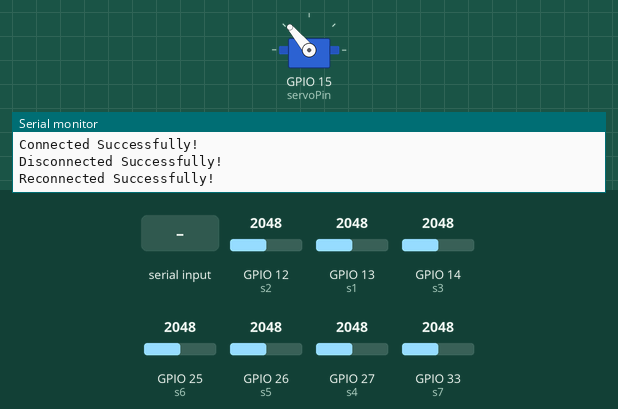
This sketch was run on a simulated ESP32. Shown: servo, the last lines printed to the serial monitor. The test bench sets the inputs (shaded band); at power-on: GPIO 12 (s2) = 2048, GPIO 13 (s1) = 2048, GPIO 14 (s3) = 2048, GPIO 25 (s6) = 2048, GPIO 26 (s5) = 2048, GPIO 27 (s4) = 2048, GPIO 33 (s7) = 2048. Nothing arrives over Bluetooth unless stated.

Above: at 1.2 s.
1.3 s: "1\n" received over the second serial link
At 2.0 s:
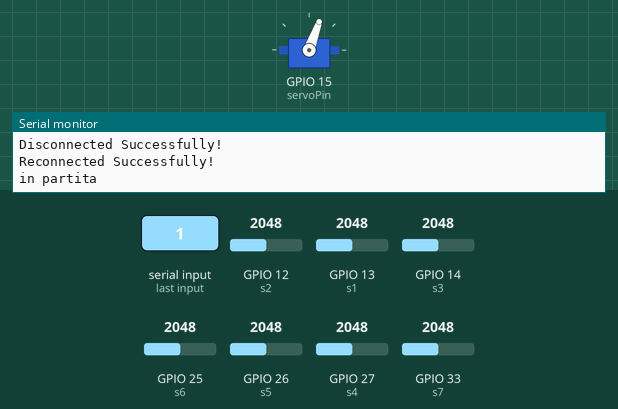
2.8 s: GPIO 12 (s2) set to 314
4.3 s: GPIO 12 (s2) set to 287
At 5.0 s:
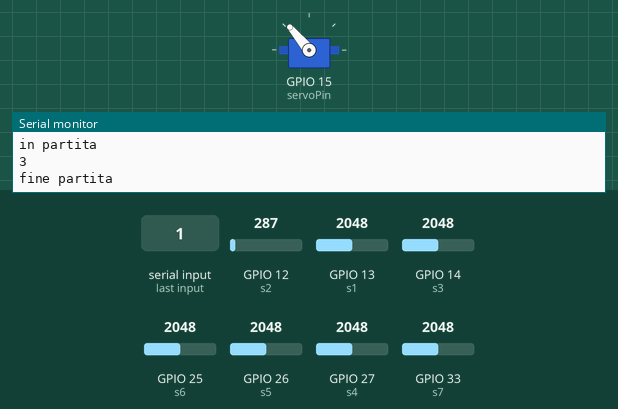
Timing chart, 0 to 7.3 s (numbered marks = the images above; inputs shaded):
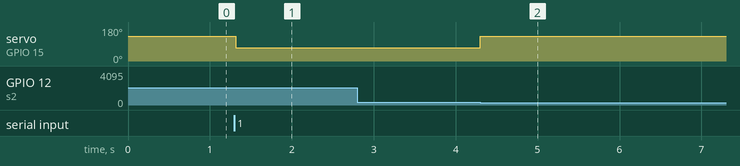

Measured:
- the behaviour switches between 300 and 299 on GPIO 12 (s2) (found by bisection; images 1 and 2)
- after the input at 1.3 s, servo on GPIO 15 (servoPin): 130° → 70° at once
- after the input at 2.8 s, every drawn part: stays the same
- after the input at 4.3 s, servo on GPIO 15 (servoPin): 70° → 130° at once

The sketch:

bluethoothpairing.ino
```cpp
#include "BluetoothSerial.h"
#include <ESP32Servo.h>

Servo myservo;  // create servo object to control a servo

int posVal = 0;    // variable to store the servo position
int servoPin = 15; // Servo motor pin
#define USE_NAME // Comment this to use MAC address instead of a slaveName
const char *pin = "1234"; // Change this to reflect the pin expected by the real slave BT device

#if !defined(CONFIG_BT_SPP_ENABLED)
#error Serial Bluetooth not available or not enabled. It is only available for the ESP32 chip.
#endif

BluetoothSerial SerialBT;

#ifdef USE_NAME
  String slaveName = "plinko"; // Change this to reflect the real name of your slave BT device
#else
  String MACadd = "AA:BB:CC:11:22:33"; // This only for printing
  uint8_t address[6]  = {0xAA, 0xBB, 0xCC, 0x11, 0x22, 0x33}; // Change this to reflect real MAC address of your slave BT device
#endif

String myName = "plinko";

const int s1=13;
const int s2=12;
const int s3=14;
const int s4=27;
const int s5=26;
const int s6=25;
const int s7=33;
int inputVal = 0;
int input = 0;

void setup() {
  bool connected;
  myservo.setPeriodHertz(50);           // standard 50 hz servo
  myservo.attach(servoPin, 500, 2500);  // attaches the servo on servoPin to the servo object
  myservo.write(130);
  pinMode(s1,INPUT);    //Pin 2 is connected to the output of proximity sensor
  pinMode(s2,INPUT);
  pinMode(s3,INPUT);
  pinMode(s4,INPUT);    //Pin 2 is connected to the output of proximity sensor
  pinMode(s5,INPUT);
  pinMode(s6,INPUT);
   pinMode(s7,INPUT);

  Serial.begin(115200);

  SerialBT.begin(myName, true);
  Serial.printf("The device \"%s\" started in master mode, make sure slave BT device is on!\n", myName.c_str());

  #ifndef USE_NAME
    SerialBT.setPin(pin);
    Serial.println("Using PIN");
  #endif

  // connect(address) is fast (up to 10 secs max), connect(slaveName) is slow (up to 30 secs max) as it needs
  // to resolve slaveName to address first, but it allows to connect to different devices with the same name.
  // Set CoreDebugLevel to Info to view devices Bluetooth address and device names
  #ifdef USE_NAME
    connected = SerialBT.connect(slaveName);
    Serial.printf("Connecting to slave BT device named \"%s\"\n", slaveName.c_str());
  #else
    connected = SerialBT.connect(address);
    Serial.print("Connecting to slave BT device with MAC "); Serial.println(MACadd);
  #endif

  if(connected) {
    Serial.println("Connected Successfully!");
  } else {
    while(!SerialBT.connected(10000)) {
      Serial.println("Failed to connect. Make sure remote device is available and in range, then restart app.");
    }
  }
  // Disconnect() may take up to 10 secs max
  if (SerialBT.disconnect()) {
    Serial.println("Disconnected Successfully!");
  }
  // This would reconnect to the slaveName(will use address, if resolved) or address used with connect(slaveName/address).
  SerialBT.connect();
  if(connected) {
    Serial.println("Reconnected Successfully!");
  } else {
    while(!SerialBT.connected(10000)) {
      Serial.println("Failed to reconnect. Make sure remote device is available and in range, then restart app.");
    }
  }
}

void loop() {
  int input = 0;
  bool inPartita = false;
  char read;
  if (SerialBT.available()) {
    read = SerialBT.read();
  }

  if(read=='1'){
    Serial.println("in partita");
    inPartita = true;
    myservo.write(70);
  }
  while(inPartita){
    input=sensore();
    if(input!=0){
      Serial.println(input);
      SerialBT.print(input);
      inPartita=false;
      Serial.println("fine partita");
    }
  }
  myservo.write(130);

 /* if (Serial.available()) {
    SerialBT.write(Serial.read());
  }
  if (SerialBT.available()) {
    Serial.write(SerialBT.read());
  }*/

  delay(50);
}

int sensore(){
  int flag = 0;
  int input = 0;
  if(analogRead(s1)<300){
    flag++;
    input = 2;
  }
  if(analogRead(s2)<300){
    flag++;
    input = 3;
  }
  if(analogRead(s3)<300){
    flag++;
    input = 4;
  }
  if(analogRead(s4)<300){
    flag++;
    input = 5;
  }
  if(analogRead(s5)<300){
    flag++;
    input = 6;
  }
  if(analogRead(s6)<300){
    flag++;
    input = 7;
  }
    if(analogRead(s7)<300){
    flag++;
    input = 8;
  }
  if(flag==1){
    return input;
  }
  return 0;
}
```
